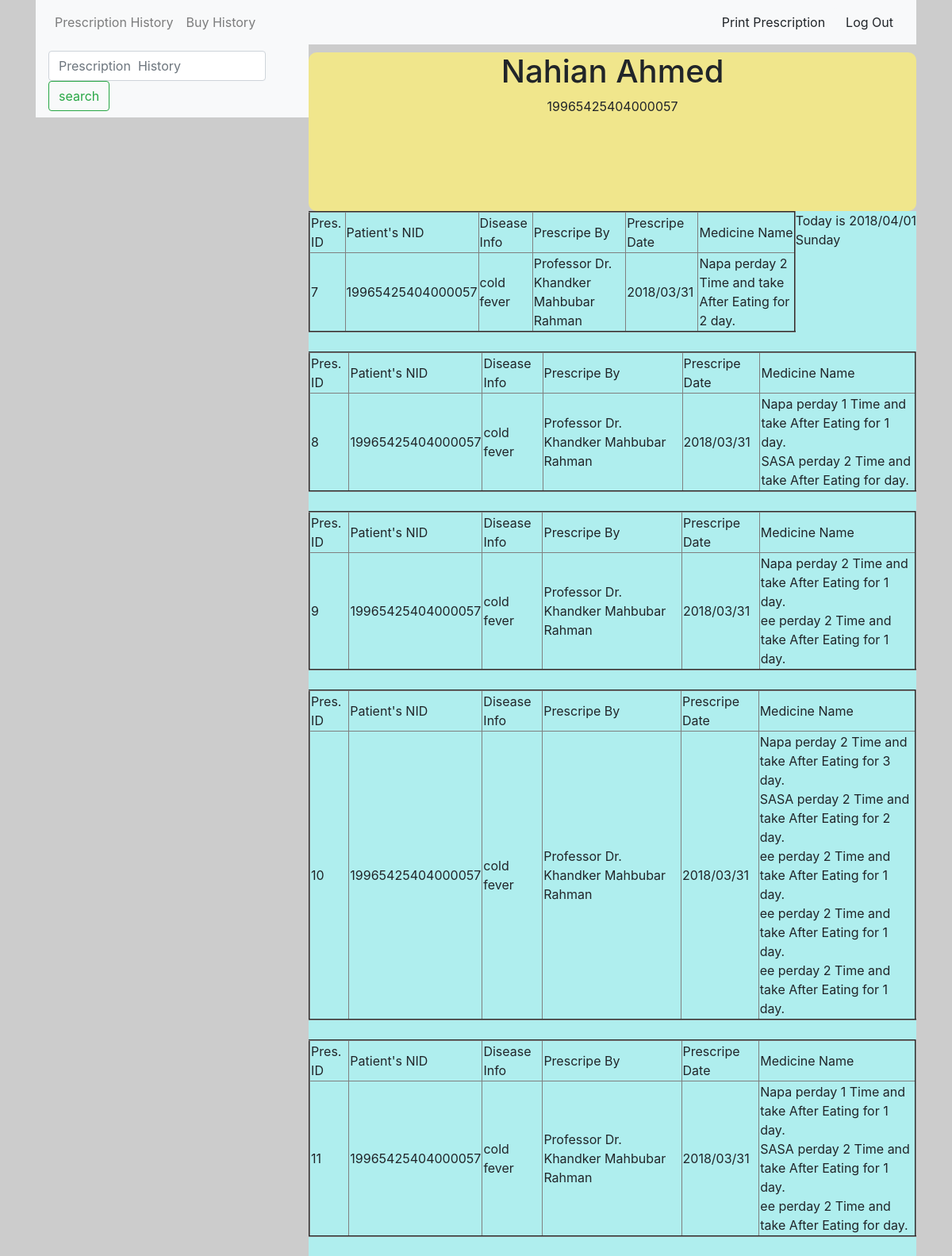
Page /patient_page_1.php (signed in) on the committed database.
### tables this page shows
CREATE TABLE `prescription` (
  `MedicinName` varchar(500) NOT NULL,
  `Disease_info` varchar(100) NOT NULL,
  `Date` varchar(100) NOT NULL,
  `Describtion` varchar(500) NOT NULL,
  `dname` varchar(100) NOT NULL,
  `DoctorID` varchar(100) NOT NULL,
  `PatientNID` varchar(100) NOT NULL,
  `pid` int(11) NOT NULL
);

### patient_page_1.php (the view, shortened to what this page needs)
<!doctype html>
<html lang="en">
  <head>
    <link rel="stylesheet" href="css/bootstrap.min.css">
  </head>
  <body>
    <?php
   $nid=$_SESSION["p_nid"];
   $name=$_SESSION["p_name"];
   include "connection.php";
   ?>
<div class=container>
<div class="manuber">
<nav class="navbar navbar-expand-lg navbar-light bg-light">
  <div class="collapse navbar-collapse" id="navbarTogglerDemo01">
    <ul class="navbar-nav mr-auto mt-2 mt-lg-0">
      <li class="nav-item">
        <a class="nav-link" href="patient_page_1.php">Prescription  History</a>
      </li>
      <li class="nav-item">
        <a class="nav-link" href="patient_page_2.php">Buy  History</a>
      </li>
    </ul>
 <a  class="btn btn-light" name=""   href="a1.php" target="_blank"  >
<?php
  echo"Print Prescription"; ?>
</a>
    <form method="POST" action="logout.php">
      <button type="submit" class="btn btn-light" name="">Log Out</button>
    </form>
  </div>
</div>
<div class="pharma_Name">
  <h1><?php  echo $name;  ?></h1>
  <p><?php  echo $nid;  ?></p>
</div>
<div class="c2_pharma">
<div class="Date">
  <p><?php
echo "Today is " . date("Y/m/d") . "<br>";
echo  date("l");
?></p>
</div>
  <?php
$query=("select * from prescription where PatientNID ='$nid' ");
$result=mysqli_query($connection,$query);
if ($result) {
  while ($row = mysqli_fetch_array($result)) {
  echo " <table border='2'>
  <tr> <td>Pres. ID</td>  <td>Patient's NID</td><td>Disease Info</td> <td>Prescripe By</td><td>Prescripe Date</td><td>Medicine Name</td></tr>
   <tr>  <td>".$row["pid"]."</td> <td>".$row["PatientNID"]."</td><td>".$row["Disease_info"]."</td> <td>".$row["dname"]."</td><td>".$row["Date"]."</td><td>".$row["MedicinName"]."</td></tr>
</table>
<br>
  ";
  }
}
else{
  echo "<h6 >NO RECORD FOUND</h6>";
}
?>
</div>
<div class="slideber_pharma">
  <nav class="navbar navbar-light bg-light">
  <form class="form-inline" method="POST">
   <input class="form-control mr-sm-2" type="search" placeholder="Prescription  History" aria-label="Search" name="search">
    <button class="btn btn-outline-success my-2 my-sm-0" type="submit" name="button">search</button></br>
  </form>
</nav>
</div>
</div>
  </body>
</html>

### rows in the picture
prescription: pid "7", PatientNID "19965425404000057", Disease_info "cold fever", dname "Professor Dr. Khandker Mahbubar Rahman", Date "2018/03/31", MedicinName "Napa perday 2 Time and take After Eating for 2 day."
prescription: pid "8", PatientNID "19965425404000057", Disease_info "cold fever", dname "Professor Dr. Khandker Mahbubar Rahman", Date "2018/03/31", MedicinName "Napa perday 1 Time and take After Eating for 1 day. SASA perday 2 Time and take After Eating for day."
prescription: pid "9", PatientNID "19965425404000057", Disease_info "cold fever", dname "Professor Dr. Khandker Mahbubar Rahman", Date "2018/03/31", MedicinName "Napa perday 2 Time and take After Eating for 1 day. ee perday 2 Time and take After Eating for 1 day."
prescription: pid "10", PatientNID "19965425404000057", Disease_info "cold fever", dname "Professor Dr. Khandker Mahbubar Rahman", Date "2018/03/31", MedicinName "Napa perday 2 Time and take After Eating for 3 day. SASA perday 2 Time and take After Eating for 2 day. ee perday 2 Time and take After Eating for 1 day. ee perday 2 Time and take After Eating for 1 day. ee perday 2 Time and take After Eating for 1 day."
prescription: pid "11", PatientNID "19965425404000057", Disease_info "cold fever", dname "Professor Dr. Khandker Mahbubar Rahman", Date "2018/03/31", MedicinName "Napa perday 1 Time and take After Eating for 1 day. SASA perday 2 Time and take After Eating for 1 day. ee perday 2 Time and take After Eating for day."

### other values in the picture
$name "Nahian Ahmed"
$nid "19965425404000057"
